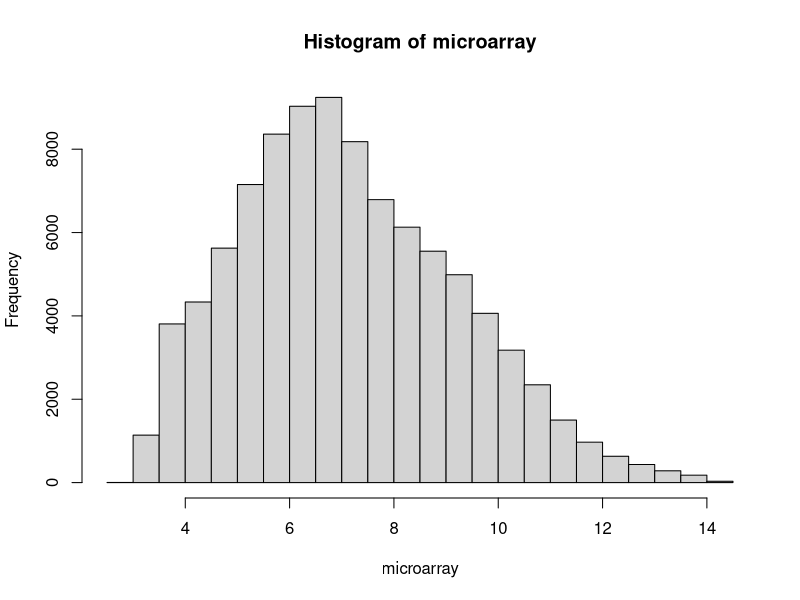
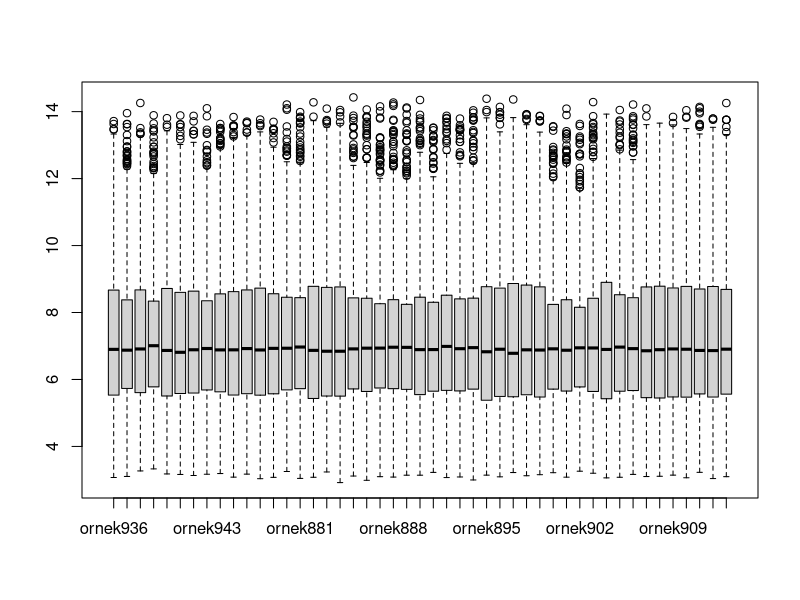
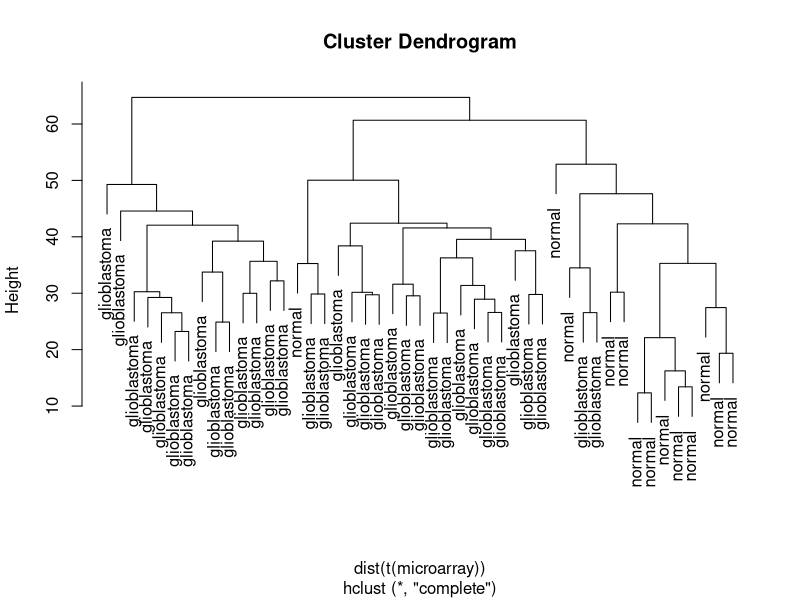
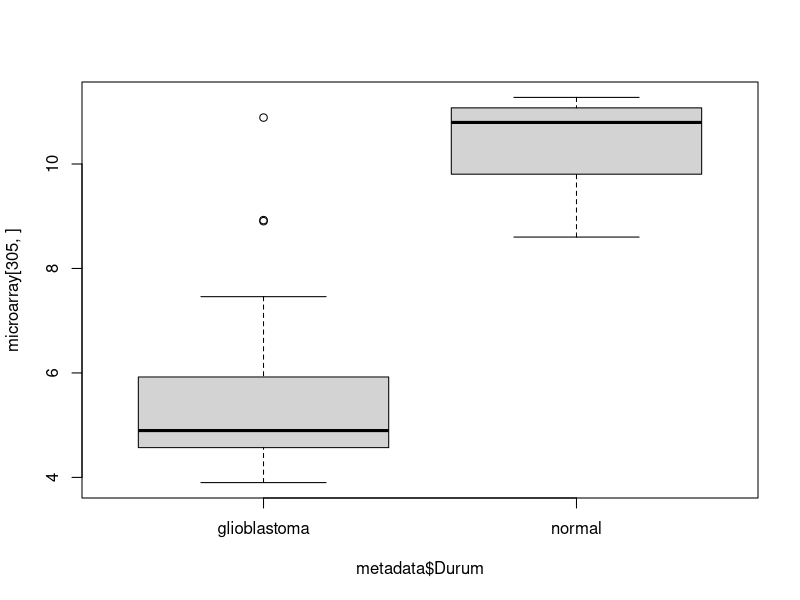

These figures' R source, in order:
## ---- chunk 1
metadata <- read.table(file = "../data/metadata-GSE50161.csv", header = T)
## ---- chunk 2
colnames(metadata)
## ---- chunk 3
length(metadata$Ornek)
## ---- chunk 4
table(metadata$Durum)
## ---- chunk 5
microarray <- read.table(file = "../data/brain-expression-small-GSE50161.csv", header = T)
## ---- chunk 6
microarray <- as.matrix(microarray)
## ---- chunk 7
dim(microarray)
## ---- chunk 8
nrow(microarray)
## ---- chunk 9
hist(microarray)
## ---- chunk 10
boxplot(microarray)
## ---- chunk 11
plot(hclust(dist(t(microarray))), labels = metadata$Durum)
## ---- chunk 12
# once p degerlerini toplayacagimiz bir boş vektor oluşturalim

p.value <- rep(0, nrow(microarray))

for (i in 1:nrow(microarray)){
  kontrol <- microarray[i, metadata$Durum=="normal"]
  uygulama <- microarray[i, metadata$Durum=="glioblastoma"]

  test <- t.test(x = kontrol, y = uygulama)
  p.value[i] <- test$p.value
}

## ---- chunk 13
sum(p.value < 0.001, na.rm = TRUE)
## ---- chunk 14
which.min(p.value)
## ---- chunk 15
boxplot(microarray[305,]~metadata$Durum)
